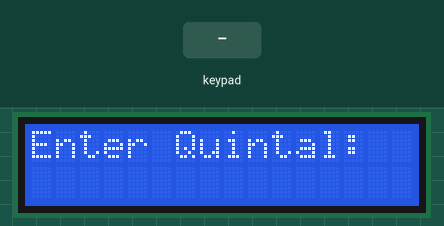
The sketch below on a simulated Arduino Uno, built with avr-gcc and run on an emulated ATmega328P. Shown: 16×2 character LCD. The inputs (shaded band) are chosen by the test bench.

Above: at 0.8 s.
0.9 s: keypad keys 9 8 7 6 = pressed 0.4 s apart
At 2.8 s:
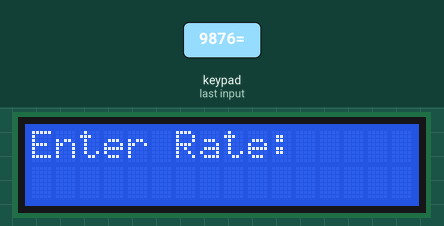
4.4 s: keypad keys 5 4 3 2 = pressed 0.4 s apart
At 6.5 s:
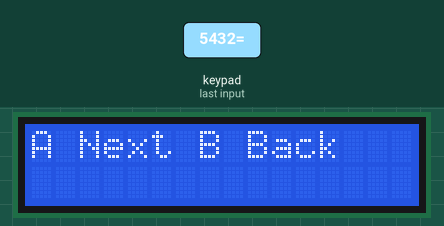
9.0 s: key 'A' pressed
At 10.2 s:
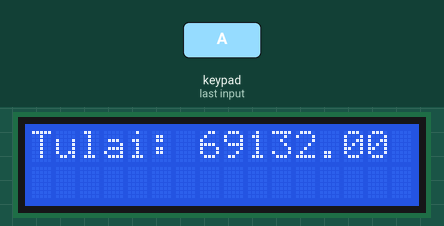
10.5 s: keypad keys 9 8 7 6 A pressed 0.4 s apart
At 12.6 s:
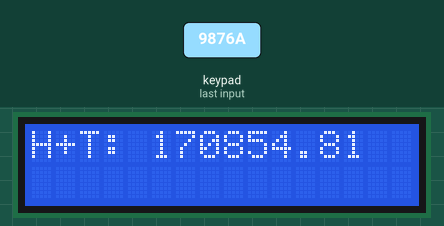
14.0 s: keypad keys 5 4 3 2 A pressed 0.4 s apart
At 16.5 s:
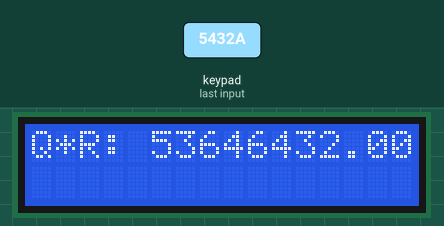
17.5 s: keypad keys 1 3 9 7 A pressed 0.4 s apart
At 20.5 s:
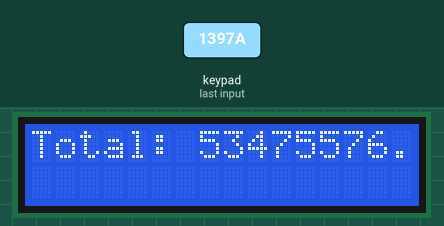
Timing chart, 0 to 22.0 s (numbered marks = the images above; inputs shaded):
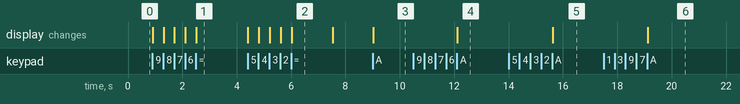

The sketch:

merchant_calc.ino
```cpp
#include <Wire.h>
#include <Adafruit_LiquidCrystal.h>
#include <Keypad.h>

// LCD Setup (I2C)
Adafruit_LiquidCrystal lcd(0);

// Keypad Setup
const byte ROWS = 4;
const byte COLS = 4;
char keys[ROWS][COLS] = {
    {'1', '2', '3', 'A'}, // A = Next
    {'4', '5', '6', 'B'}, // B = Back
    {'7', '8', '9', 'C'}, // C = Clear / Restart
    {'.', '0', '=', '+'}
};
byte rowPins[ROWS] = {9, 8, 7, 6};
byte colPins[COLS] = {5, 4, 3, 2};
Keypad keypad = Keypad(makeKeymap(keys), rowPins, colPins, ROWS, COLS);

// Variables
String input = "";
float quintal = 0, rate = 0;
int step = 0;
bool showResults = false;
bool decimalEntered = false;

// Function to get user input
float getNumberInput(String prompt) {
    lcd.clear();
    lcd.setCursor(0, 0);
    lcd.print(prompt);
    input = "";
    decimalEntered = false;
    while (true) {
        char key = keypad.getKey();
        if (key) {
            if (isdigit(key)) {
                input += key;
                lcd.setCursor(0, 1);
                lcd.print(input);
            } else if (key == '.' && !decimalEntered) {
                input += key;
                decimalEntered = true;
                lcd.setCursor(0, 1);
                lcd.print(input);
            } else if (key == 'C') {
                input = "";
                decimalEntered = false;
                lcd.setCursor(0, 1);
                lcd.print("                ");
            } else if (key == '=') {
                if (input.length() > 0 && input != ".") {
                    return input.toFloat();
                }
            }
        }
    }
}

// Function to display current step result
void displayStep(int step) {
    lcd.clear();
    switch (step) {
        case 0:
            lcd.print("Hamal: ");
            lcd.print(quintal * 10.30, 2);
            break;
        case 1:
            lcd.print("Tulai: ");
            lcd.print(quintal * 7.0, 2);
            break;
        case 2:
            lcd.print("H+T: ");
            lcd.print((quintal * 10.30) + (quintal * 7.0), 2);
            break;
        case 3:
            lcd.print("Q*R: ");
            lcd.print(quintal * rate, 2);
            break;
        case 4:
            lcd.print("Total: ");
            lcd.print((quintal * rate) - (quintal * 10.30) - (quintal * 7.0), 2);
            break;
        case 5:
            lcd.print("Press C to Reset");
            break;
    }
}

// Function to reset and restart process
void resetProcess() {
    step = 0;
    showResults = false;
    quintal = getNumberInput("Enter Quintal:");
    rate = getNumberInput("Enter Rate:");
    showResults = true;

    lcd.clear();
    lcd.print("A Next B Back");
    delay(1500); // Allow user to read instructions
    displayStep(step); // Start by showing Hamal
}

void setup() {
    lcd.begin(16, 2);
    lcd.setBacklight(1);
    resetProcess(); // Begin input process
}

void loop() {
    if (showResults) {
        char key = keypad.getKey();
        if (key) {
            if (key == 'A') { // Next
                if (step < 5) step++;
                displayStep(step);
            } else if (key == 'B') { // Back
                if (step > 0) step--;
                displayStep(step);
            } else if (key == 'C') { // Clear & Restart
                resetProcess();
            }
        }
    }
}
```

Measured:
- after the input at 0.9 s, the display: first changes at once (image 1 shows a later state)
- after the input at 4.4 s, the display: first changes at once (image 2 shows a later state)
- after the input at 9.0 s, the display: changes at once (image 3)
- after the input at 10.5 s, the display: changes after 1.6 s (image 4)
- after the input at 14.0 s, the display: changes after 1.6 s (image 5)
- after the input at 17.5 s, the display: changes after 1.6 s (image 6)
- what the display in image 2 shows lasts 1.5 s, from 6.0 s to 7.5 s
